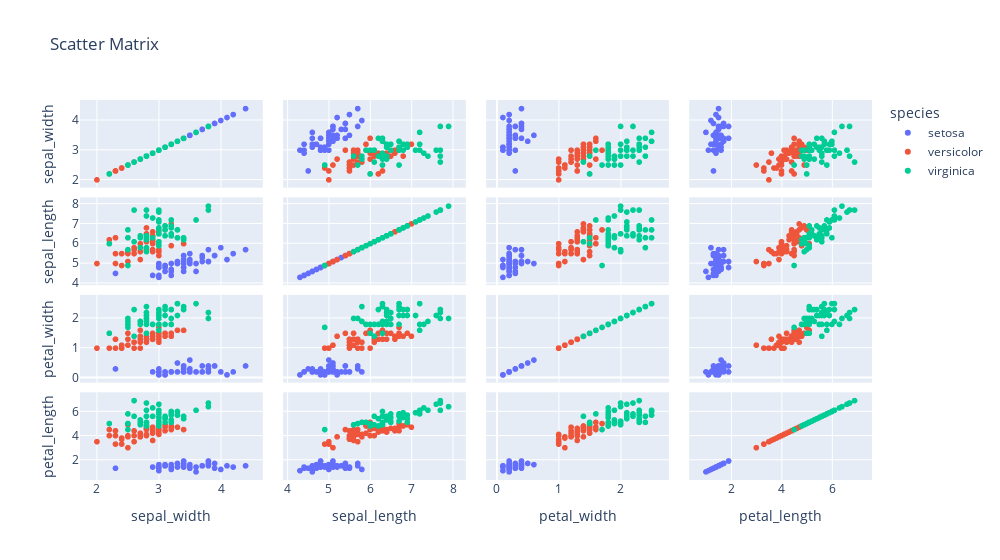

The notebook cell this image was saved under:
### Markdown cell above
<img src="https://frenzy86.s3.eu-west-2.amazonaws.com/python/Umap.jpg
" width="1000">

### Code cell
import plotly.express as px

df = px.data.iris()
features = ["sepal_width", "sepal_length", "petal_width", "petal_length"]
fig = px.scatter_matrix(df, dimensions=features, color="species",width=1000,title='Scatter Matrix')
fig.show()

### Figure 1 — Plotly figure (JSON) as saved in the notebook; plotly's stock layout.template omitted (floating-point values rounded to 4 significant figures)
{"data": [{"dimensions": [{"axis": {"matches": true}, "label": "sepal_width", "values": [3.5, 3, 3.2, 3.1, 3.6, 3.9, 3.4, 3.4, 2.9, 3.1, 3.7, 3.4, 3, 3, 4, 4.4, 3.9, 3.5, 3.8, 3.8, 3.4, 3.7, 3.6, 3.3, 3.4, 3, 3.4, 3.5, 3.4, 3.2, 3.1, 3.4, 4.1, 4.2, 3.1, 3.2, 3.5, 3.1, 3, 3.4, 3.5, 2.3, 3.2, 3.5, 3.8, 3, 3.8, 3.2, 3.7, 3.3]}, {"axis": {"matches": true}, "label": "sepal_length", "values": [5.1, 4.9, 4.7, 4.6, 5, 5.4, 4.6, 5, 4.4, 4.9, 5.4, 4.8, 4.8, 4.3, 5.8, 5.7, 5.4, 5.1, 5.7, 5.1, 5.4, 5.1, 4.6, 5.1, 4.8, 5, 5, 5.2, 5.2, 4.7, 4.8, 5.4, 5.2, 5.5, 4.9, 5, 5.5, 4.9, 4.4, 5.1, 5, 4.5, 4.4, 5, 5.1, 4.8, 5.1, 4.6, 5.3, 5]}, {"axis": {"matches": true}, "label": "petal_width", "values": [0.2, 0.2, 0.2, 0.2, 0.2, 0.4, 0.3, 0.2, 0.2, 0.1, 0.2, 0.2, 0.1, 0.1, 0.2, 0.4, 0.4, 0.3, 0.3, 0.3, 0.2, 0.4, 0.2, 0.5, 0.2, 0.2, 0.4, 0.2, 0.2, 0.2, 0.2, 0.4, 0.1, 0.2, 0.1, 0.2, 0.2, 0.1, 0.2, 0.2, 0.3, 0.3, 0.2, 0.6, 0.4, 0.3, 0.2, 0.2, 0.2, 0.2]}, {"axis": {"matches": true}, "label": "petal_length", "values": [1.4, 1.4, 1.3, 1.5, 1.4, 1.7, 1.4, 1.5, 1.4, 1.5, 1.5, 1.6, 1.4, 1.1, 1.2, 1.5, 1.3, 1.4, 1.7, 1.5, 1.7, 1.5, 1, 1.7, 1.9, 1.6, 1.6, 1.5, 1.4, 1.6, 1.6, 1.5, 1.5, 1.4, 1.5, 1.2, 1.3, 1.5, 1.3, 1.5, 1.3, 1.3, 1.3, 1.6, 1.9, 1.4, 1.6, 1.4, 1.5, 1.4]}], "hovertemplate": "species=setosa<br>%{xaxis.title.text}=%{x}<br>%{yaxis.title.text}=%{y}<extra></extra>", "legendgroup": "setosa", "marker": {"color": "#636efa", "symbol": "circle"}, "name": "setosa", "showlegend": true, "type": "splom"}, {"dimensions": [{"axis": {"matches": true}, "label": "sepal_width", "values": [3.2, 3.2, 3.1, 2.3, 2.8, 2.8, 3.3, 2.4, 2.9, 2.7, 2, 3, 2.2, 2.9, 2.9, 3.1, 3, 2.7, 2.2, 2.5, 3.2, 2.8, 2.5, 2.8, 2.9, 3, 2.8, 3, 2.9, 2.6, 2.4, 2.4, 2.7, 2.7, 3, 3.4, 3.1, 2.3, 3, 2.5, 2.6, 3, 2.6, 2.3, 2.7, 3, 2.9, 2.9, 2.5, 2.8]}, {"axis": {"matches": true}, "label": "sepal_length", "values": [7, 6.4, 6.9, 5.5, 6.5, 5.7, 6.3, 4.9, 6.6, 5.2, 5, 5.9, 6, 6.1, 5.6, 6.7, 5.6, 5.8, 6.2, 5.6, 5.9, 6.1, 6.3, 6.1, 6.4, 6.6, 6.8, 6.7, 6, 5.7, 5.5, 5.5, 5.8, 6, 5.4, 6, 6.7, 6.3, 5.6, 5.5, 5.5, 6.1, 5.8, 5, 5.6, 5.7, 5.7, 6.2, 5.1, 5.7]}, {"axis": {"matches": true}, "label": "petal_width", "values": [1.4, 1.5, 1.5, 1.3, 1.5, 1.3, 1.6, 1, 1.3, 1.4, 1, 1.5, 1, 1.4, 1.3, 1.4, 1.5, 1, 1.5, 1.1, 1.8, 1.3, 1.5, 1.2, 1.3, 1.4, 1.4, 1.7, 1.5, 1, 1.1, 1, 1.2, 1.6, 1.5, 1.6, 1.5, 1.3, 1.3, 1.3, 1.2, 1.4, 1.2, 1, 1.3, 1.2, 1.3, 1.3, 1.1, 1.3]}, {"axis": {"matches": true}, "label": "petal_length", "values": [4.7, 4.5, 4.9, 4, 4.6, 4.5, 4.7, 3.3, 4.6, 3.9, 3.5, 4.2, 4, 4.7, 3.6, 4.4, 4.5, 4.1, 4.5, 3.9, 4.8, 4, 4.9, 4.7, 4.3, 4.4, 4.8, 5, 4.5, 3.5, 3.8, 3.7, 3.9, 5.1, 4.5, 4.5, 4.7, 4.4, 4.1, 4, 4.4, 4.6, 4, 3.3, 4.2, 4.2, 4.2, 4.3, 3, 4.1]}], "hovertemplate": "species=versicolor<br>%{xaxis.title.text}=%{x}<br>%{yaxis.title.text}=%{y}<extra></extra>", "legendgroup": "versicolor", "marker": {"color": "#EF553B", "symbol": "circle"}, "name": "versicolor", "showlegend": true, "type": "splom"}, {"dimensions": [{"axis": {"matches": true}, "label": "sepal_width", "values": [3.3, 2.7, 3, 2.9, 3, 3, 2.5, 2.9, 2.5, 3.6, 3.2, 2.7, 3, 2.5, 2.8, 3.2, 3, 3.8, 2.6, 2.2, 3.2, 2.8, 2.8, 2.7, 3.3, 3.2, 2.8, 3, 2.8, 3, 2.8, 3.8, 2.8, 2.8, 2.6, 3, 3.4, 3.1, 3, 3.1, 3.1, 3.1, 2.7, 3.2, 3.3, 3, 2.5, 3, 3.4, 3]}, {"axis": {"matches": true}, "label": "sepal_length", "values": [6.3, 5.8, 7.1, 6.3, 6.5, 7.6, 4.9, 7.3, 6.7, 7.2, 6.5, 6.4, 6.8, 5.7, 5.8, 6.4, 6.5, 7.7, 7.7, 6, 6.9, 5.6, 7.7, 6.3, 6.7, 7.2, 6.2, 6.1, 6.4, 7.2, 7.4, 7.9, 6.4, 6.3, 6.1, 7.7, 6.3, 6.4, 6, 6.9, 6.7, 6.9, 5.8, 6.8, 6.7, 6.7, 6.3, 6.5, 6.2, 5.9]}, {"axis": {"matches": true}, "label": "petal_width", "values": [2.5, 1.9, 2.1, 1.8, 2.2, 2.1, 1.7, 1.8, 1.8, 2.5, 2, 1.9, 2.1, 2, 2.4, 2.3, 1.8, 2.2, 2.3, 1.5, 2.3, 2, 2, 1.8, 2.1, 1.8, 1.8, 1.8, 2.1, 1.6, 1.9, 2, 2.2, 1.5, 1.4, 2.3, 2.4, 1.8, 1.8, 2.1, 2.4, 2.3, 1.9, 2.3, 2.5, 2.3, 1.9, 2, 2.3, 1.8]}, {"axis": {"matches": true}, "label": "petal_length", "values": [6, 5.1, 5.9, 5.6, 5.8, 6.6, 4.5, 6.3, 5.8, 6.1, 5.1, 5.3, 5.5, 5, 5.1, 5.3, 5.5, 6.7, 6.9, 5, 5.7, 4.9, 6.7, 4.9, 5.7, 6, 4.8, 4.9, 5.6, 5.8, 6.1, 6.4, 5.6, 5.1, 5.6, 6.1, 5.6, 5.5, 4.8, 5.4, 5.6, 5.1, 5.1, 5.9, 5.7, 5.2, 5, 5.2, 5.4, 5.1]}], "hovertemplate": "species=virginica<br>%{xaxis.title.text}=%{x}<br>%{yaxis.title.text}=%{y}<extra></extra>", "legendgroup": "virginica", "marker": {"color": "#00cc96", "symbol": "circle"}, "name": "virginica", "showlegend": true, "type": "splom"}], "layout": {"dragmode": "select", "legend": {"title": {"text": "species"}, "tracegroupgap": 0}, "title": {"text": "Scatter Matrix"}, "width": 1000}}
